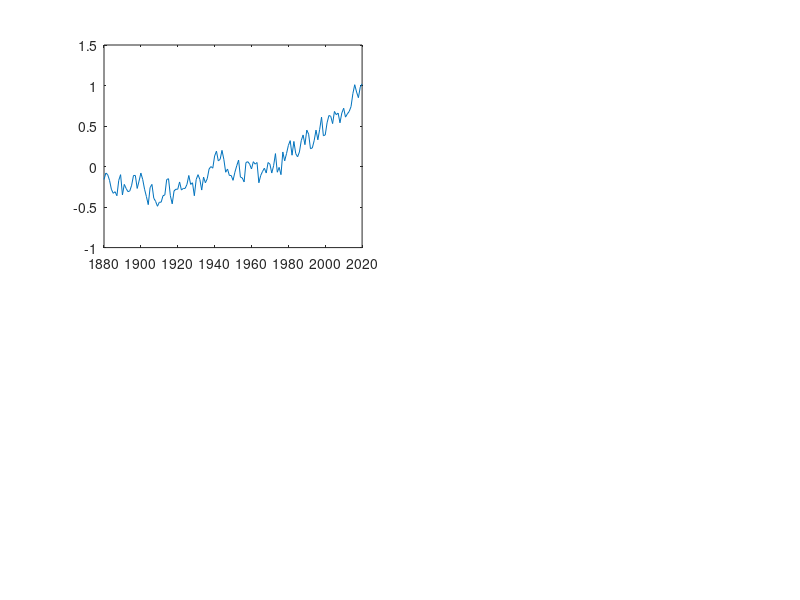

This chart was generated by the following MATLAB code: (Note: this script raises an error after producing the figure.)
%Analyzing temperature data over the past 140 years to find trends and
%extrapolate into the future.

tempdata = load("globalmeantemperature1880-2020.txt");

%first plot of unaltered data
subplot(2,2,1);
x1 = tempdata(:,1);
y1 = tempdata(:,2);
plot(x1,y1);

%smoothing data
y2 = datasmoothing(y1);

subplot (2,2,2);
plot(x1,y2);




function smootheddata = datasmoothing(mydata)
    newdata = zeros(size(mydata));
    newdata(1,1) = mydata(1,1);
    newdata(141,1) = mydata(141,1);
    for i = 2:1:140
        newdata(i,1) = (mydata(i-1,1) + mydata(i,1) + mydata(i+1,1)) / 3;
    end
    smootheddata = newdata;
end



%%
%Carbon Emissions trend

carbonmat = load ('CarbonEmissions.txt','-ascii');

year = carbonmat(:,1); %year
fossil = carbonmat(:,2); % Fossil CO2 Emissions in tons
change = carbonmat(:,3); %CO2 Emisions Change in percent
capita = carbonmat(:,4); %CO2 Emisions per capita
pop = carbonmat(:,5); %population
popchange = carbonmat(:,6); %change in population in percentages

subplot(3,1,1), plot(year,fossil,'r')
subplot(3,1,2), plot(year, capita,'g')
subplot(3,1,3), plot(fossil,capita,'b')
